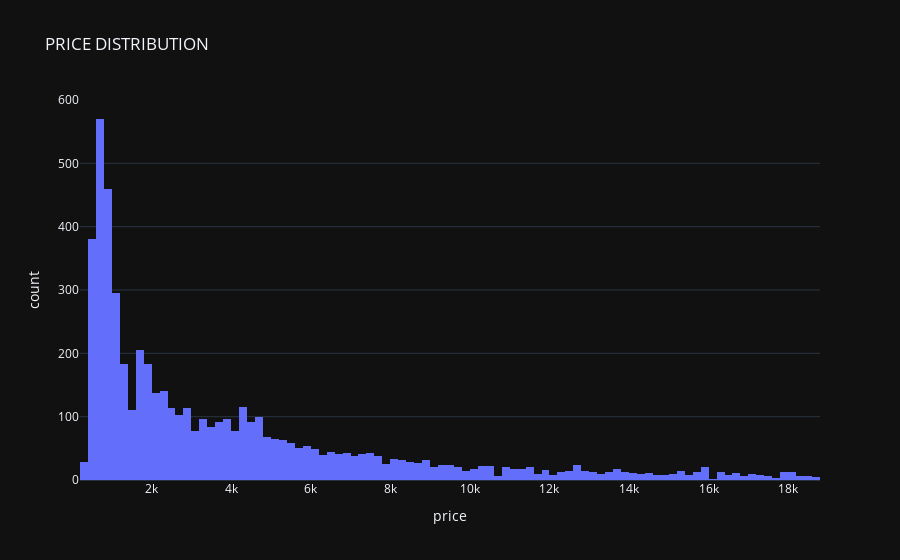

Notebook code for this chart:
### Code cell
# HISTOGRAM
fig=px.histogram(df,x="price",nbins=100,title='PRICE DISTRIBUTION')
fig.show()

### Figure 1 — Plotly figure (JSON) as saved in the notebook; plotly's stock layout.template omitted (floating-point values rounded to 4 significant figures; data arrays with more than 128 entries replaced by an {"elided": "..."} marker saying what was removed)
{"data": [{"bingroup": "x", "hovertemplate": "price=%{x}<br>count=%{y}<extra></extra>", "legendgroup": "", "marker": {"color": "#636efa", "pattern": {"shape": ""}}, "name": "", "nbinsx": 100, "orientation": "v", "showlegend": false, "x": {"elided": "5394 int values"}, "xaxis": "x", "yaxis": "y", "type": "histogram"}], "layout": {"xaxis": {"anchor": "y", "domain": [0.0, 1.0], "title": {"text": "price"}}, "yaxis": {"anchor": "x", "domain": [0.0, 1.0], "title": {"text": "count"}}, "legend": {"tracegroupgap": 0}, "title": {"text": "PRICE DISTRIBUTION"}, "barmode": "relative"}}
